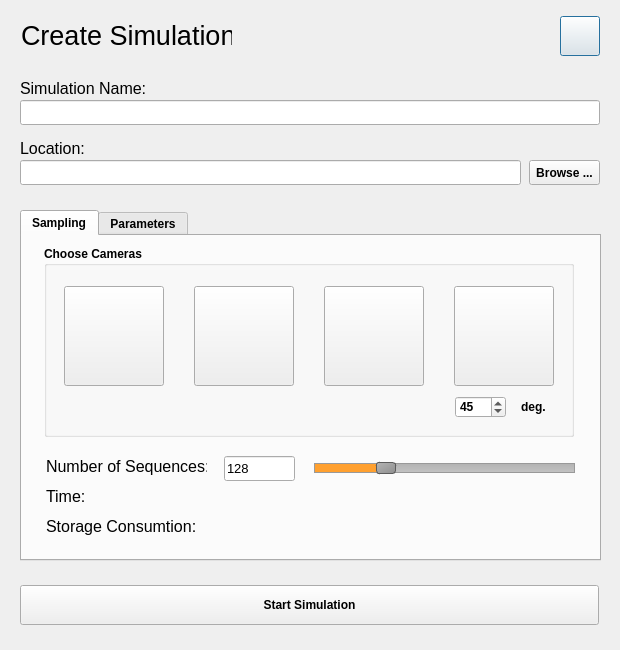
<?xml version="1.0" encoding="UTF-8"?>
<ui version="4.0">
 <class>CreateProjectDialog</class>
 <widget class="QDialog" name="CreateProjectDialog">
  <property name="geometry">
   <rect>
    <x>0</x>
    <y>0</y>
    <width>620</width>
    <height>650</height>
   </rect>
  </property>
  <property name="minimumSize">
   <size>
    <width>620</width>
    <height>650</height>
   </size>
  </property>
  <property name="maximumSize">
   <size>
    <width>620</width>
    <height>650</height>
   </size>
  </property>
  <property name="windowTitle">
   <string>Fluid Explorer - Create Simulation</string>
  </property>
  <widget class="QPushButton" name="pushButtonNewPrjHelp">
   <property name="geometry">
    <rect>
     <x>560</x>
     <y>16</y>
     <width>40</width>
     <height>40</height>
    </rect>
   </property>
   <property name="styleSheet">
    <string notr="true"/>
   </property>
   <property name="text">
    <string/>
   </property>
   <property name="iconSize">
    <size>
     <width>30</width>
     <height>30</height>
    </size>
   </property>
  </widget>
  <widget class="QLabel" name="labelMain">
   <property name="geometry">
    <rect>
     <x>21</x>
     <y>20</y>
     <width>211</width>
     <height>30</height>
    </rect>
   </property>
   <property name="font">
    <font>
     <family>MS Shell Dlg 2</family>
     <pointsize>20</pointsize>
     <italic>false</italic>
     <strikeout>false</strikeout>
     <kerning>false</kerning>
    </font>
   </property>
   <property name="text">
    <string>Create Simulation</string>
   </property>
  </widget>
  <widget class="QLineEdit" name="lineEdit_SimulationName">
   <property name="geometry">
    <rect>
     <x>20</x>
     <y>100</y>
     <width>580</width>
     <height>25</height>
    </rect>
   </property>
   <property name="font">
    <font>
     <pointsize>10</pointsize>
    </font>
   </property>
  </widget>
  <widget class="QLabel" name="label_Name">
   <property name="geometry">
    <rect>
     <x>20</x>
     <y>80</y>
     <width>170</width>
     <height>16</height>
    </rect>
   </property>
   <property name="font">
    <font>
     <pointsize>12</pointsize>
    </font>
   </property>
   <property name="text">
    <string>Simulation Name:</string>
   </property>
  </widget>
  <widget class="QLabel" name="label_Location">
   <property name="geometry">
    <rect>
     <x>20</x>
     <y>140</y>
     <width>170</width>
     <height>16</height>
    </rect>
   </property>
   <property name="font">
    <font>
     <pointsize>12</pointsize>
    </font>
   </property>
   <property name="text">
    <string>Location:</string>
   </property>
  </widget>
  <widget class="QLineEdit" name="lineEdit_ProjPath">
   <property name="geometry">
    <rect>
     <x>20</x>
     <y>160</y>
     <width>501</width>
     <height>25</height>
    </rect>
   </property>
   <property name="font">
    <font>
     <pointsize>10</pointsize>
    </font>
   </property>
  </widget>
  <widget class="QPushButton" name="pushButtonBrowse">
   <property name="geometry">
    <rect>
     <x>529</x>
     <y>160</y>
     <width>71</width>
     <height>25</height>
    </rect>
   </property>
   <property name="font">
    <font>
     <weight>75</weight>
     <bold>true</bold>
    </font>
   </property>
   <property name="styleSheet">
    <string notr="true"/>
   </property>
   <property name="text">
    <string>Browse ...</string>
   </property>
  </widget>
  <widget class="QTabWidget" name="tabWidget">
   <property name="enabled">
    <bool>true</bool>
   </property>
   <property name="geometry">
    <rect>
     <x>20</x>
     <y>210</y>
     <width>581</width>
     <height>351</height>
    </rect>
   </property>
   <property name="font">
    <font>
     <weight>75</weight>
     <bold>true</bold>
    </font>
   </property>
   <property name="styleSheet">
    <string notr="true"/>
   </property>
   <property name="tabPosition">
    <enum>QTabWidget::North</enum>
   </property>
   <property name="currentIndex">
    <number>0</number>
   </property>
   <widget class="QWidget" name="tabSampling">
    <attribute name="title">
     <string>Sampling</string>
    </attribute>
    <widget class="QGroupBox" name="groupBoxCameras">
     <property name="geometry">
      <rect>
       <x>22</x>
       <y>10</y>
       <width>530</width>
       <height>191</height>
      </rect>
     </property>
     <property name="title">
      <string>Choose Cameras</string>
     </property>
     <widget class="QPushButton" name="pushButton_CamPV">
      <property name="geometry">
       <rect>
        <x>20</x>
        <y>40</y>
        <width>100</width>
        <height>100</height>
       </rect>
      </property>
      <property name="text">
       <string/>
      </property>
      <property name="iconSize">
       <size>
        <width>90</width>
        <height>90</height>
       </size>
      </property>
     </widget>
     <widget class="QPushButton" name="pushButton_CamVC">
      <property name="geometry">
       <rect>
        <x>150</x>
        <y>40</y>
        <width>100</width>
        <height>100</height>
       </rect>
      </property>
      <property name="text">
       <string/>
      </property>
      <property name="iconSize">
       <size>
        <width>90</width>
        <height>90</height>
       </size>
      </property>
     </widget>
     <widget class="QPushButton" name="pushButton_CamSPH">
      <property name="geometry">
       <rect>
        <x>280</x>
        <y>40</y>
        <width>100</width>
        <height>100</height>
       </rect>
      </property>
      <property name="text">
       <string/>
      </property>
      <property name="iconSize">
       <size>
        <width>90</width>
        <height>90</height>
       </size>
      </property>
     </widget>
     <widget class="QPushButton" name="pushButton_ROT">
      <property name="geometry">
       <rect>
        <x>410</x>
        <y>40</y>
        <width>100</width>
        <height>100</height>
       </rect>
      </property>
      <property name="text">
       <string/>
      </property>
      <property name="iconSize">
       <size>
        <width>90</width>
        <height>90</height>
       </size>
      </property>
     </widget>
     <widget class="QSpinBox" name="spinBox_rotDeg">
      <property name="geometry">
       <rect>
        <x>411</x>
        <y>150</y>
        <width>51</width>
        <height>22</height>
       </rect>
      </property>
      <property name="minimum">
       <number>10</number>
      </property>
      <property name="maximum">
       <number>90</number>
      </property>
      <property name="value">
       <number>45</number>
      </property>
     </widget>
     <widget class="QLabel" name="label">
      <property name="geometry">
       <rect>
        <x>477</x>
        <y>151</y>
        <width>31</width>
        <height>20</height>
       </rect>
      </property>
      <property name="font">
       <font>
        <pointsize>9</pointsize>
       </font>
      </property>
      <property name="text">
       <string>deg.</string>
      </property>
     </widget>
    </widget>
    <widget class="QLabel" name="labelNumberSeq">
     <property name="geometry">
      <rect>
       <x>24</x>
       <y>220</y>
       <width>161</width>
       <height>21</height>
      </rect>
     </property>
     <property name="font">
      <font>
       <pointsize>12</pointsize>
       <weight>50</weight>
       <bold>false</bold>
      </font>
     </property>
     <property name="text">
      <string>Number of Sequences:</string>
     </property>
    </widget>
    <widget class="QLabel" name="labelTime">
     <property name="geometry">
      <rect>
       <x>24</x>
       <y>250</y>
       <width>521</width>
       <height>21</height>
      </rect>
     </property>
     <property name="font">
      <font>
       <pointsize>12</pointsize>
       <weight>50</weight>
       <bold>false</bold>
      </font>
     </property>
     <property name="text">
      <string>Time:</string>
     </property>
    </widget>
    <widget class="QLabel" name="labelDiskSpace">
     <property name="geometry">
      <rect>
       <x>24</x>
       <y>280</y>
       <width>521</width>
       <height>21</height>
      </rect>
     </property>
     <property name="font">
      <font>
       <pointsize>12</pointsize>
       <weight>50</weight>
       <bold>false</bold>
      </font>
     </property>
     <property name="text">
      <string>Storage Consumtion:</string>
     </property>
    </widget>
    <widget class="QSlider" name="horizontalSlider_numberSeq">
     <property name="geometry">
      <rect>
       <x>292</x>
       <y>222</y>
       <width>261</width>
       <height>20</height>
      </rect>
     </property>
     <property name="styleSheet">
      <string notr="true"> QSlider::groove:horizontal {
     border: 1px solid #999999;
     height: 8px; /* the groove expands to the size of the slider by default. by giving it a height, it has a fixed size */
     background: qlineargradient(x1:0, y1:0, x2:0, y2:1, stop:0 #B1B1B1, stop:1 #c4c4c4);
     margin: 2px 0;
 }

 QSlider::handle:horizontal {
     background: qlineargradient(x1:0, y1:0, x2:1, y2:1, stop:0 #b4b4b4, stop:1 #8f8f8f);
     border: 1px solid #5c5c5c;
     width: 18px;
     margin: -2px 0; /* handle is placed by default on the contents rect of the groove. Expand outside the groove */
     border-radius: 3px;
 }

QSlider::sub-page:qlineargradient {
     border: 1px solid #999999;
     height: 8px; /* the groove expands to the size of the slider by default. by giving it a height, it has a fixed size */
     background: rgb(255, 160, 47);
     margin: 2px 0;
}</string>
     </property>
     <property name="minimum">
      <number>1</number>
     </property>
     <property name="maximum">
      <number>500</number>
     </property>
     <property name="pageStep">
      <number>1</number>
     </property>
     <property name="value">
      <number>128</number>
     </property>
     <property name="orientation">
      <enum>Qt::Horizontal</enum>
     </property>
    </widget>
    <widget class="QLineEdit" name="lineEdit_numberSeq">
     <property name="geometry">
      <rect>
       <x>202</x>
       <y>220</y>
       <width>71</width>
       <height>25</height>
      </rect>
     </property>
     <property name="font">
      <font>
       <pointsize>10</pointsize>
       <weight>50</weight>
       <bold>false</bold>
      </font>
     </property>
     <property name="text">
      <string>128</string>
     </property>
    </widget>
   </widget>
   <widget class="QWidget" name="tabParameters">
    <property name="enabled">
     <bool>true</bool>
    </property>
    <attribute name="title">
     <string>Parameters</string>
    </attribute>
    <widget class="QScrollArea" name="scrollArea">
     <property name="geometry">
      <rect>
       <x>10</x>
       <y>10</y>
       <width>561</width>
       <height>311</height>
      </rect>
     </property>
     <property name="widgetResizable">
      <bool>true</bool>
     </property>
     <widget class="QWidget" name="scrollAreaWidgetContents">
      <property name="geometry">
       <rect>
        <x>0</x>
        <y>0</y>
        <width>559</width>
        <height>309</height>
       </rect>
      </property>
      <widget class="QWidget" name="widget" native="true">
       <property name="geometry">
        <rect>
         <x>0</x>
         <y>0</y>
         <width>561</width>
         <height>311</height>
        </rect>
       </property>
      </widget>
     </widget>
    </widget>
   </widget>
  </widget>
  <widget class="QPushButton" name="pushButtonCreateSimulation">
   <property name="geometry">
    <rect>
     <x>20</x>
     <y>585</y>
     <width>579</width>
     <height>40</height>
    </rect>
   </property>
   <property name="font">
    <font>
     <weight>75</weight>
     <bold>true</bold>
    </font>
   </property>
   <property name="styleSheet">
    <string notr="true"/>
   </property>
   <property name="text">
    <string>Start Simulation</string>
   </property>
   <property name="icon">
    <iconset>
     <normaloff>:/img/ico_search.ico</normaloff>:/img/ico_search.ico</iconset>
   </property>
   <property name="iconSize">
    <size>
     <width>30</width>
     <height>30</height>
    </size>
   </property>
  </widget>
 </widget>
 <resources/>
 <connections/>
</ui>
